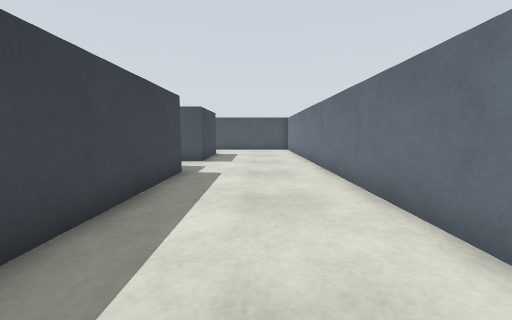
View 1 (above)

22 first-person views from a walk through a world built for the Gazebo simulator. The camera is 0.31 m above the floor, tilts 6° down and sees 90° across. The floor is counted in squares, 0.25 m on a side. Each view is taken from the middle of a square. On the plan, view 1 faces up. The plan holds only what a view shows up to about 12 squares ahead; the rest is blank. The place goes on beyond the plan.

View 2
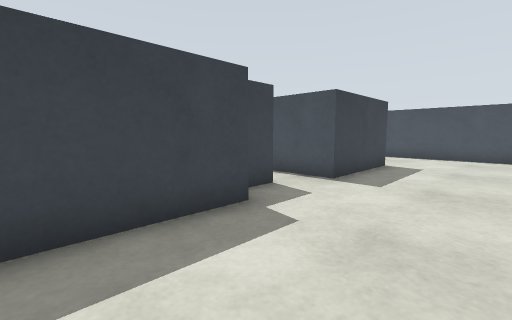

View 3
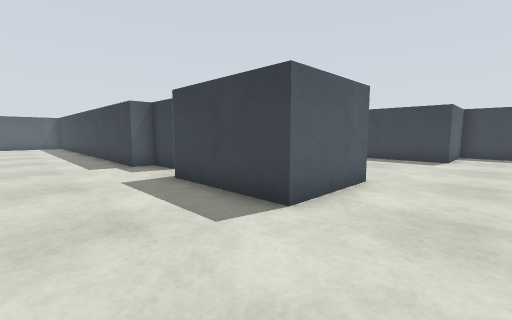

View 4
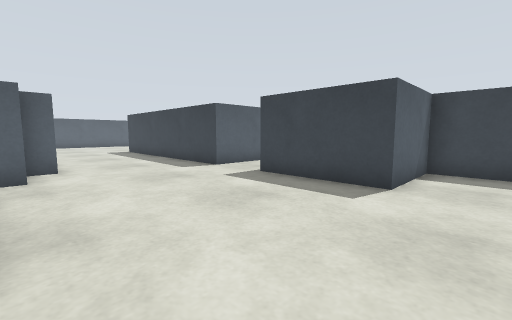

View 5
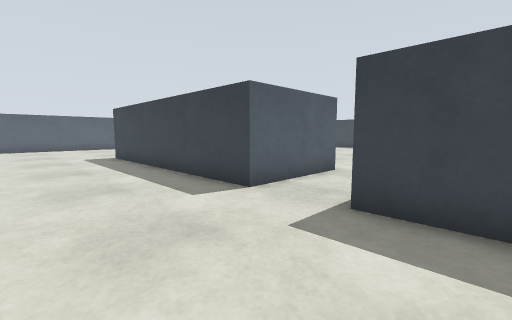

View 6
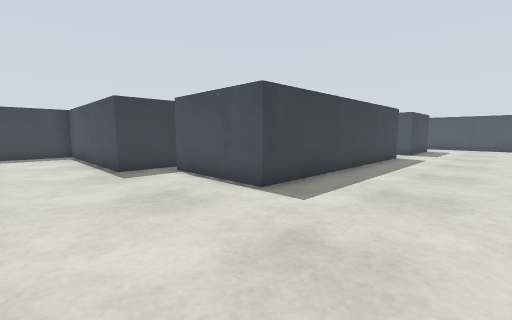

View 7
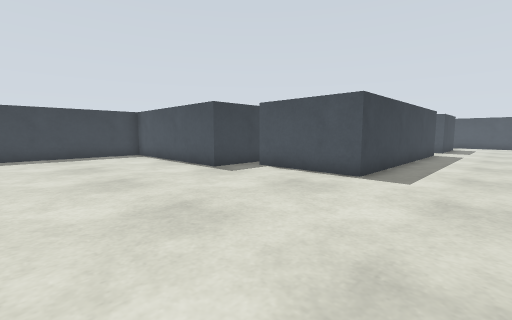

View 8
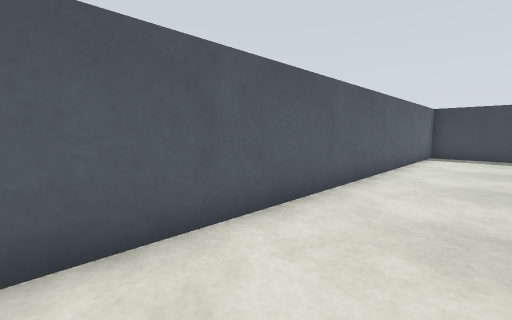

View 9
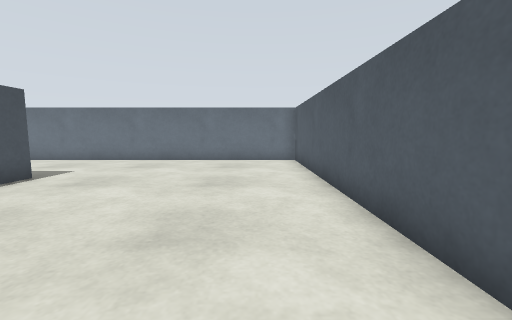

View 10
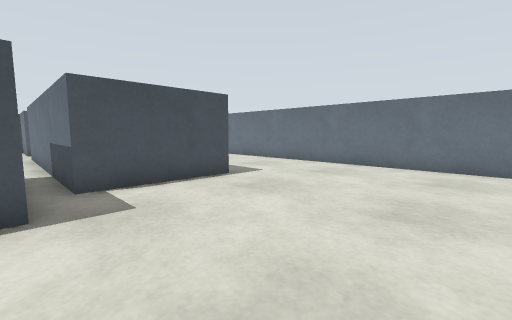

View 11
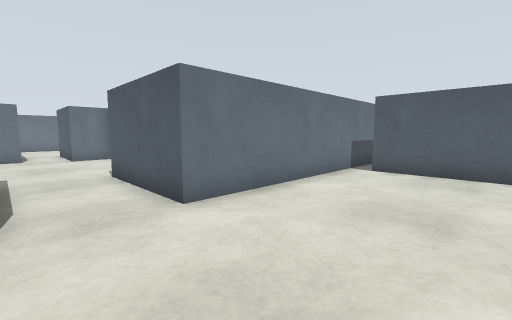

View 12
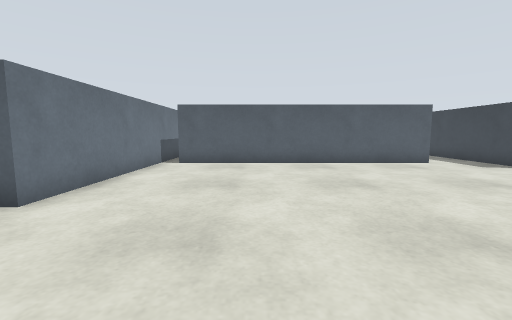

View 13
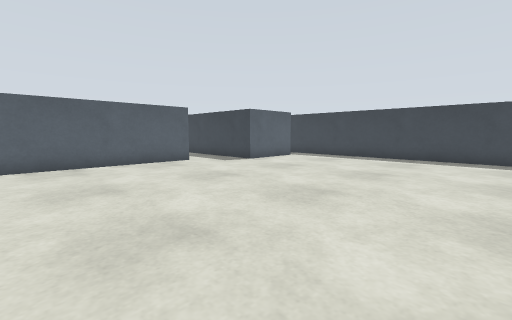

View 14
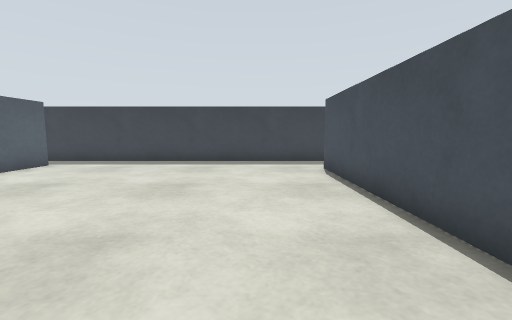

View 15
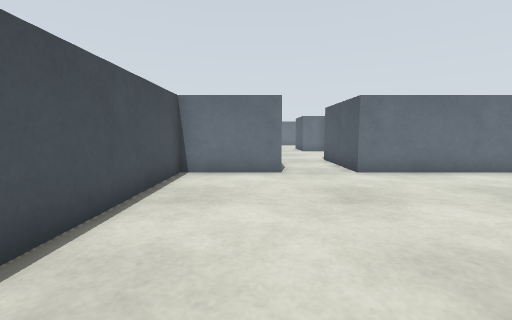

View 16
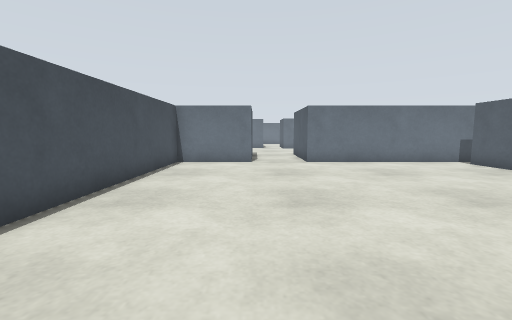

View 17
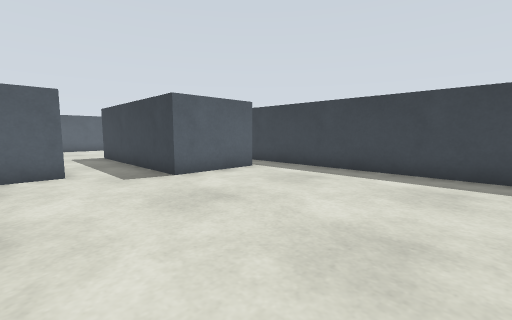

View 18
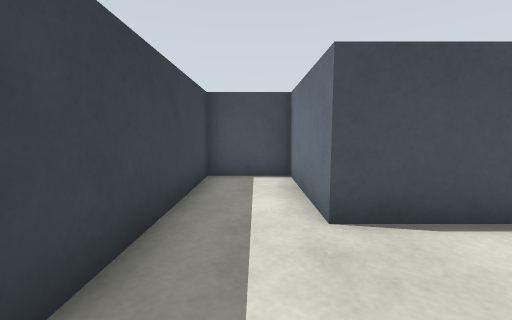

View 19
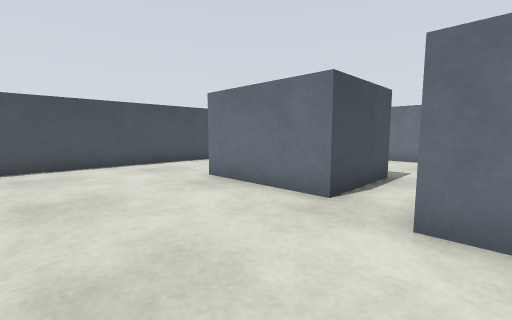

View 20
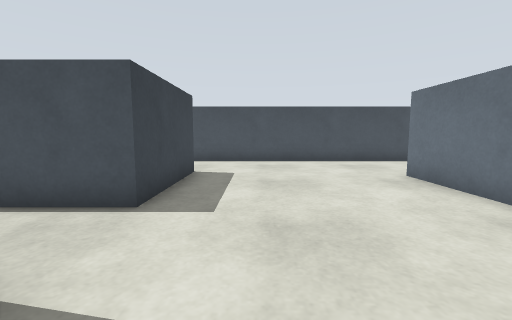

View 21
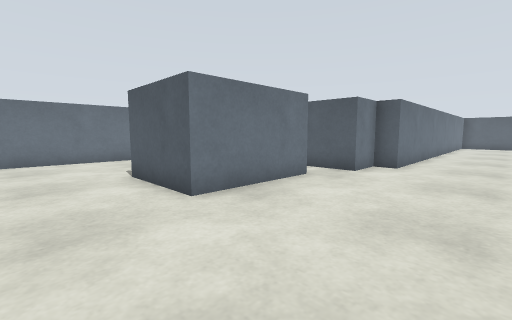

View 22
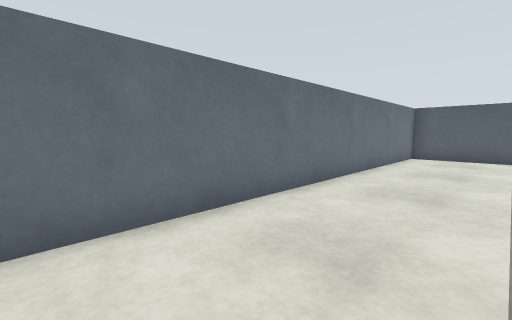

### Floor plan
Ten units are one square. View 1 is at (0, 0); x grows to the right and y downward. Boxes are objects, and circles mark ways between rooms. Rooms are numbered by the first view taken in them; rooms with no view inside come last. Other rooms are left out.
<svg viewBox="-349 -199 378 282">
<path fill="none" stroke="#000" d="M-56 -114 -56 -154 -24 -154 -24 -114 -56 -114M-168 -11 -168 14 -225 14M-160 -98 -120 -98 -120 -2 -160 -2M-11 70 21 70M-152 -181 -152 -162 -120 -162 -120 -122 -144 -122M24 68 24 -181M-240 28 -240 72M11 -194 -129 -194M-234 78 -72 78 -72 -82 -64 -82 -64 -98 -32 -98 -32 -82 -24 -82 -24 -22M-272 -34 -168 -34M-252 -154 -320 -154 -320 -194 -344 -194 -344 -40M-329 -50 -296 -50M-160 -121 -160 -154 -238 -154M-160 -2 -160 -98"/>
<circle cx="-160" cy="-110" r="3" fill="#2a7"/>
<text x="-90" y="-40">1</text>
<text x="-250" y="-90">2</text>
</svg>
Room 1 opens to room 2.

Where each view was taken, in squares from view 1:
view 1: 0 up, 0 right, facing up
view 2: 5 up, 1 right, facing up-left
view 3: 18 up, 1 right, facing down-left
view 4: 18 up, 6 left, facing down-left
view 5: 14 up, 8 left, facing down-left
view 6: 4 down, 8 left, facing up-left
view 7: 7 down, 9 left, facing up-left
view 8: 5 down, 9 left, facing down-left
view 9: 6 down, 19 left, facing right
view 10: 6 down, 17 left, facing up-right
view 11: 12 up, 20 left, facing down-right
view 12: 14 up, 20 left, facing down
view 13: 14 up, 21 left, facing down-left
view 14: 13 up, 23 left, facing left
view 15: 13 up, 24 left, facing right
view 16: 12 up, 27 left, facing right
view 17: 12 up, 26 left, facing down-left
view 18: 12 up, 33 left, facing up
view 19: 9 up, 10 left, facing up-right
view 20: 8 up, 10 left, facing up
view 21: 18 up, 10 left, facing down-right
view 22: 7 up, 1 left, facing down-right
